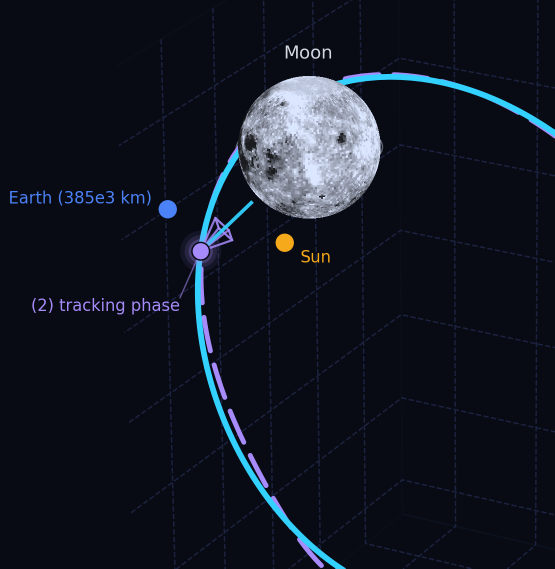
#> input picture reports/motivation_visual.png, 1109 x 1137 px (shown at 1/2 size)
$ python 09b_motivation_fov_inset.py
#> lines starting #> are read from the running program, lines starting #| are printed output that depends on the picture
### scripts/_common.py
from __future__ import annotations

import argparse
import csv
import os
import sys
from collections.abc import Sequence
from pathlib import Path

SCRIPT_DIR = Path(__file__).resolve().parent
REPO_ROOT = SCRIPT_DIR.parent
SRC_DIR = REPO_ROOT / "src"
DEFAULT_JPL_CACHE_DIR = REPO_ROOT / "data" / "cache" / "jpl_periodic_orbits"
DEFAULT_RUNTIME_CACHE_DIR = Path("/tmp/cislunar_optical_nav_cache")
DEFAULT_MPL_CACHE_DIR = Path("/tmp/cislunar_optical_nav_mpl_cache")


def ensure_runtime_cache_dirs() -> None:
    DEFAULT_RUNTIME_CACHE_DIR.mkdir(parents=True, exist_ok=True)
    DEFAULT_MPL_CACHE_DIR.mkdir(parents=True, exist_ok=True)
    os.environ.setdefault("XDG_CACHE_HOME", str(DEFAULT_RUNTIME_CACHE_DIR))
    os.environ.setdefault("MPLCONFIGDIR", str(DEFAULT_MPL_CACHE_DIR))


def ensure_src_on_path() -> None:
    ensure_runtime_cache_dirs()
    src = str(SRC_DIR)
    if src not in sys.path:
        sys.path.insert(0, src)


def repo_path(path: str | Path) -> Path:
    path = Path(path).expanduser()
    if path.is_absolute():
        return path
    return REPO_ROOT / path


# [13 lines left out: function add_periodic_orbit_query_args, not called in this run]


def selected_libration_points(args: argparse.Namespace, default: Sequence[int] = (2,)) -> list[int]:
    return list(args.libr) if args.libr is not None else list(default)


def selected_branches(args: argparse.Namespace, default: Sequence[str]) -> list[str]:
    return list(args.branch) if args.branch is not None else list(default)


def kernel_paths(kernel_args: Sequence[str | Path]) -> list[Path]:
    return [repo_path(kernel) for kernel in kernel_args]


# [9 lines left out: function write_state_history_csv, not called in this run]

### src/visualization/style.py
from __future__ import annotations

import os
from pathlib import Path

import numpy as np


BG = "#080B14"
PANEL = "#0E1220"
BORDER = "#1C2340"
TEXT = "#DCE0EC"
DIM = "#5A6080"
CYAN = "#22D3EE"
AMBER = "#F59E0B"
GREEN = "#10B981"
RED = "#F43F5E"
VIOLET = "#8B5CF6"
ORANGE = "#FB923C"
MOON = "#C8CDD8"
EARTH = "#3B82F6"


_DEFAULT_MPL_CACHE = Path.home() / ".cache" / "cislunar_optical_nav" / "mpl"
_DEFAULT_XDG_CACHE = Path.home() / ".cache" / "cislunar_optical_nav"


def ensure_batch_matplotlib_backend(
    *,
    cache_dir: str | Path | None = None,
    xdg_cache_dir: str | Path | None = None,
) -> None:
    # Prefer ~/.cache over /tmp so the font cache survives reboots.
    cache_path = Path(cache_dir) if cache_dir is not None else _DEFAULT_MPL_CACHE
    cache_path.mkdir(parents=True, exist_ok=True)
    os.environ.setdefault("MPLCONFIGDIR", str(cache_path))

    xdg_path = Path(xdg_cache_dir) if xdg_cache_dir is not None else _DEFAULT_XDG_CACHE
    xdg_path.mkdir(parents=True, exist_ok=True)
    os.environ.setdefault("XDG_CACHE_HOME", str(xdg_path))

    import matplotlib

    matplotlib.use("Agg", force=True)


ensure_batch_matplotlib_backend()

import matplotlib.pyplot as plt  # noqa: E402


def apply_dark_theme() -> None:
    plt.rcParams.update(
        {
            "figure.facecolor": BG,
            "axes.facecolor": PANEL,
            "axes.edgecolor": BORDER,
            "axes.labelcolor": TEXT,
            "axes.titlecolor": TEXT,
            "text.color": TEXT,
            "xtick.color": TEXT,
            "ytick.color": TEXT,
            "grid.color": BORDER,
            "grid.alpha": 1.0,
            "grid.linestyle": "--",
            "lines.linewidth": 2.0,
            "legend.facecolor": PANEL,
            "legend.edgecolor": BORDER,
            "legend.labelcolor": TEXT,
            "savefig.facecolor": BG,
            "savefig.edgecolor": BG,
            "font.size": 11,
        }
    )


# [126 lines left out: functions style_axis, plot_xy, plot_xy_band, plot_xy_with_err, not called in this run]

### scripts/09b_motivation_fov_inset.py
"""Motivation-slide composite: hero crop + simulated onboard-camera view inset.

Loads reports/motivation_visual.png and renders, on a wider canvas, a second
panel that illustrates what the onboard camera sees at the tracking-phase
waypoint: Moon disk at its real angular size for a ~20 deg FOV, a few stars,
Earth as a small off-axis beacon, and a center reticle. Thin connector lines
tie the panel to the frustum apex in the base image.

Intended strictly as an illustrative / motivation figure, not a real render
from the camera pose.
"""

from __future__ import annotations

import argparse
from pathlib import Path

from _common import ensure_src_on_path, repo_path

ensure_src_on_path()


BG = "#080B14"
PANEL_BG = "#02030A"
VIOLET = "#A78BFA"
CYAN = "#33D1FF"
EARTH = "#4B82F8"
TEXT = "#E8EEF9"
DIM = "#A9B4C8"

MOON_RADIUS_KM = 1737.4


def parse_args() -> argparse.Namespace:
    p = argparse.ArgumentParser(description=__doc__)
    p.add_argument("--hero", type=Path, default=Path("reports/motivation_visual.png"))
    p.add_argument("--moon-texture", type=Path, default=Path("results/seeds/moon_texture.jpg"))
    p.add_argument("--out", type=Path, default=Path("reports/motivation_visual_fov.png"))
    p.add_argument("--range-km", type=float, default=15000.0,
                   help="Assumed Moon-relative range at tracking-phase waypoint.")
    p.add_argument("--fov-deg", type=float, default=20.0,
                   help="Assumed camera field of view (full angle) in degrees.")
    p.add_argument("--apex-x", type=int, default=410,
                   help="Pixel x of the frustum apex in the hero crop.")
    p.add_argument("--apex-y", type=int, default=510,
                   help="Pixel y of the frustum apex in the hero crop.")
    p.add_argument("--dpi", type=int, default=220)
    return p.parse_args()


def main() -> int:
    import numpy as np
    from PIL import Image
    from matplotlib.patches import Rectangle

    from visualization.style import apply_dark_theme, plt

    apply_dark_theme()

    args = parse_args()

    hero_path = repo_path(args.hero)
    if not hero_path.exists():
        raise SystemExit(f"hero image not found: {hero_path}")

    hero = np.asarray(Image.open(hero_path).convert("RGB"))
    hh, hw = hero.shape[:2]
#> hh = 1137; hw = 1109

    # Canvas: hero on left, camera panel on right with a gutter.
    gutter = int(hw * 0.05)
#> gutter = 55
    panel_w = int(hw * 0.58)
#> panel_w = 643
    panel_h = int(hh * 0.58)
#> panel_h = 659
    panel_x0 = hw + gutter
#> panel_x0 = 1164
    panel_y0 = int(hh * 0.18)
#> panel_y0 = 204
    panel_x1 = panel_x0 + panel_w
#> panel_x1 = 1807
    panel_y1 = panel_y0 + panel_h
#> panel_y1 = 863
    total_w = panel_x1 + gutter
#> total_w = 1862
    total_h = hh
#> total_h = 1137

    fig = plt.figure(figsize=(total_w / args.dpi, total_h / args.dpi), dpi=args.dpi)
    fig.patch.set_facecolor(BG)
    ax = fig.add_axes([0.0, 0.0, 1.0, 1.0])
    ax.set_facecolor(BG)
    ax.set_xlim(0, total_w)
    ax.set_ylim(total_h, 0)
    ax.set_aspect("equal")
    ax.axis("off")

    # Hero image on the left.
    ax.imshow(hero, extent=(0, hw, hh, 0), zorder=1, interpolation="bilinear")

    # Connector lines from frustum apex out to the camera panel edge.
    apex_x = int(args.apex_x)
    apex_y = int(args.apex_y)
    for corner_y in (panel_y0, panel_y1):
        ax.plot(
            [apex_x, panel_x0], [apex_y, corner_y],
            color=VIOLET, lw=1.1, alpha=0.55, zorder=2,
            solid_capstyle="round",
        )
    # Tiny dot on the apex to anchor the lines visually.
    ax.scatter([apex_x], [apex_y], s=18, color=VIOLET, linewidths=0, zorder=3)

    # Camera panel background.
    ax.add_patch(Rectangle(
        (panel_x0, panel_y0), panel_w, panel_h,
        facecolor=PANEL_BG, edgecolor=VIOLET, linewidth=1.6, zorder=3,
    ))

    # --- Camera-view content, expressed in panel-normalized [-1, 1] x [-1, 1] ---
    def to_panel(xn: float, yn: float) -> tuple[float, float]:
        px = panel_x0 + (xn + 1.0) * 0.5 * panel_w
        # yn=+1 at top of panel, yn=-1 at bottom; image y grows downward.
        py = panel_y0 + (1.0 - (yn + 1.0) * 0.5) * panel_h
        return px, py

    # Stars.
    rng = np.random.default_rng(11)
    n_stars = 110
    sx = rng.uniform(-1.0, 1.0, n_stars)
    sy = rng.uniform(-1.0, 1.0, n_stars)
    star_sizes = rng.uniform(1.5, 9.0, n_stars) * (panel_w / 520.0)
    star_alpha = rng.uniform(0.35, 0.95, n_stars)
    spx, spy = to_panel(sx, sy)
    ax.scatter(spx, spy, s=star_sizes, c="white", alpha=star_alpha, linewidths=0, zorder=4)

    # Moon: angular size from range.
    moon_half_angle_deg = float(np.degrees(np.arctan(MOON_RADIUS_KM / float(args.range_km))))
    moon_radius_norm = (moon_half_angle_deg * 2.0) / float(args.fov_deg)
    moon_radius_norm = float(np.clip(moon_radius_norm, 0.05, 0.95))

    # Slight off-center bias so the disk isn't perfectly centered — feels less canned.
    moon_center_norm = (0.08, -0.04)
    moon_cx, moon_cy = to_panel(*moon_center_norm)
#> moon_cx = 1511.2; moon_cy = 546.7
    moon_radius_px = moon_radius_norm * 0.5 * panel_w
#> moon_radius_px = 212.4

    tex_path = repo_path(args.moon_texture)
    if tex_path.exists():
        tex = np.asarray(Image.open(tex_path).convert("L"), dtype=float) / 255.0
        size = 400
        yy, xx = np.mgrid[:size, :size]
        dx = (xx - size / 2.0) / (size / 2.0)
        dy = (yy - size / 2.0) / (size / 2.0)
        r = np.sqrt(dx * dx + dy * dy)
        mask_disk = r <= 1.0
        # Map the texture onto the disk using a simple planar sampling (good enough
        # for an illustration) and add limb darkening so it reads as a sphere.
        u = np.clip(0.5 + 0.5 * dx, 0.0, 1.0)
        v = np.clip(0.5 + 0.5 * dy, 0.0, 1.0)
        ti = (v * (tex.shape[0] - 1)).astype(int)
        tj = (u * (tex.shape[1] - 1)).astype(int)
        shade = tex[ti, tj]
        # Stretch contrast.
        lo, hi = float(np.percentile(shade[mask_disk], 5)), float(np.percentile(shade[mask_disk], 95))
        shade = np.clip((shade - lo) / max(hi - lo, 1e-6), 0.0, 1.0)
        limb = np.clip(1.0 - r, 0.0, 1.0) ** 0.35
        # Simple side illumination so it looks 3D (light from upper left).
        light_dir = np.array([-0.55, -0.55])
        light = np.clip(dx * light_dir[0] + dy * light_dir[1] + 0.85, 0.15, 1.2)
        base = shade * limb * light
        base = np.clip(base, 0.0, 1.0)
        rgba = np.zeros(base.shape + (4,), dtype=float)
        rgba[..., 0] = base * 0.88
        rgba[..., 1] = base * 0.92
        rgba[..., 2] = base * 1.00
        rgba[..., 3] = mask_disk.astype(float)
        extent = (
            moon_cx - moon_radius_px, moon_cx + moon_radius_px,
            moon_cy + moon_radius_px, moon_cy - moon_radius_px,
        )
        ax.imshow(rgba, extent=extent, zorder=5, interpolation="bilinear")
    else:
        from matplotlib.patches import Circle
        ax.add_patch(Circle((moon_cx, moon_cy), moon_radius_px,
                            facecolor="#B4B8C4", edgecolor="none", zorder=5))

    # Soft Moon glow.
    from matplotlib.patches import Circle
    for ring_r, ring_a in ((1.06, 0.18), (1.12, 0.10), (1.22, 0.05)):
        ax.add_patch(Circle(
            (moon_cx, moon_cy), moon_radius_px * ring_r,
            facecolor="none", edgecolor="#9FB3D1", lw=1.2, alpha=ring_a, zorder=4,
        ))

    # Reticle at center of frame (boresight).
    cx_r, cy_r = to_panel(0.0, 0.0)
#> cx_r = 1485.5
    reticle_outer = 0.07 * panel_w
    reticle_gap = 0.018 * panel_w
    for dx, dy in ((1, 0), (-1, 0), (0, 1), (0, -1)):
        ax.plot(
            [cx_r + dx * reticle_gap, cx_r + dx * reticle_outer],
            [cy_r + dy * reticle_gap, cy_r + dy * reticle_outer],
            color=VIOLET, lw=1.2, alpha=0.85, zorder=7,
        )
    ax.add_patch(Circle((cx_r, cy_r), 0.005 * panel_w, facecolor=VIOLET, edgecolor="none", zorder=7))

    # Earth as a small off-axis beacon.
    ex, ey = to_panel(-0.74, 0.68)
    for halo_s, halo_a in ((220, 0.10), (120, 0.18)):
        ax.scatter([ex], [ey], s=halo_s, color=EARTH, alpha=halo_a, linewidths=0, zorder=6)
    ax.scatter([ex], [ey], s=55, color=EARTH, edgecolors="white", linewidths=0.6, zorder=7)
    ax.text(ex + 0.025 * panel_w, ey - 0.005 * panel_h, "Earth",
            color=EARTH, fontsize=10, ha="left", va="center", zorder=8)

    # Panel header label, above the frame.
    ax.text(
        (panel_x0 + panel_x1) / 2.0, panel_y0 - 0.035 * panel_h,
        f"onboard camera view  ·  ~{int(round(args.fov_deg))}\u00b0 FOV",
        color=VIOLET, fontsize=13, ha="center", va="bottom", zorder=8,
    )
    # Subtext below, inside the panel.
    ax.text(
        panel_x0 + 0.04 * panel_w, panel_y0 + 0.055 * panel_h,
        f"range to Moon \u2248 {int(round(args.range_km / 1000.0))} 000 km",
        color=DIM, fontsize=9, ha="left", va="top", zorder=8,
    )
    ax.text(
        panel_x1 - 0.04 * panel_w, panel_y1 - 0.05 * panel_h,
        "bearings \u2192 EKF update",
        color=CYAN, fontsize=9, ha="right", va="bottom", zorder=8,
        alpha=0.9,
    )

    out_path = repo_path(args.out)
    out_path.parent.mkdir(parents=True, exist_ok=True)
    fig.savefig(out_path, dpi=args.dpi, facecolor=BG, bbox_inches="tight", pad_inches=0.15)
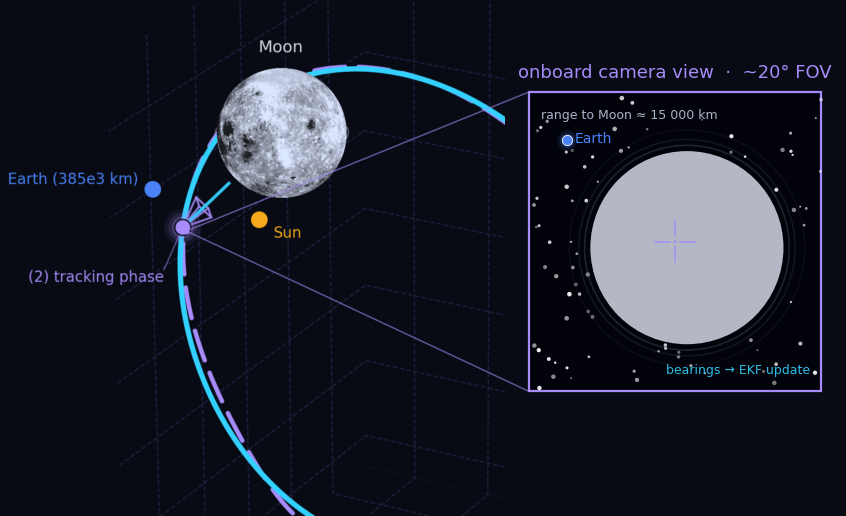
#> figure drawn by matplotlib, 1 panel
    plt.close(fig)
    print(f"wrote_plot {out_path}")
    return 0


if __name__ == "__main__":
    raise SystemExit(main())
#> (the program exits here)

$ run again, with reports/bearing_concept_visual.png copied over reports/motivation_visual.png
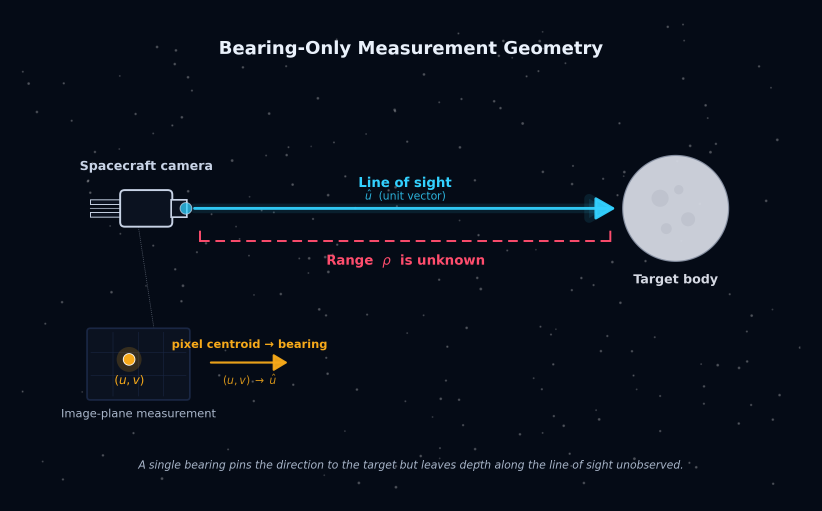
#> input picture reports/bearing_concept_visual.png, 2465 x 1531 px (shown at 1/3 size)
#> in main, `fig.savefig(out_path, dpi=args.dpi, facecolor=BG, bbox_inches="tight",..`:
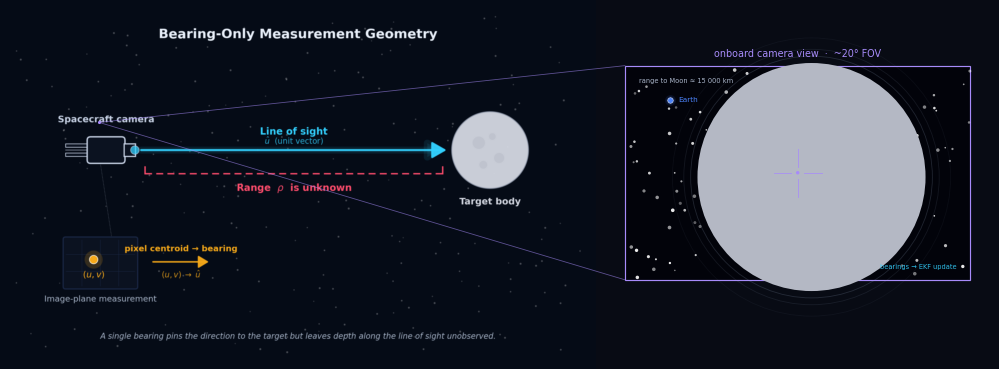
#> figure drawn by matplotlib, 1 panel

$ run again, with reports/hero_visual.png copied over reports/motivation_visual.png
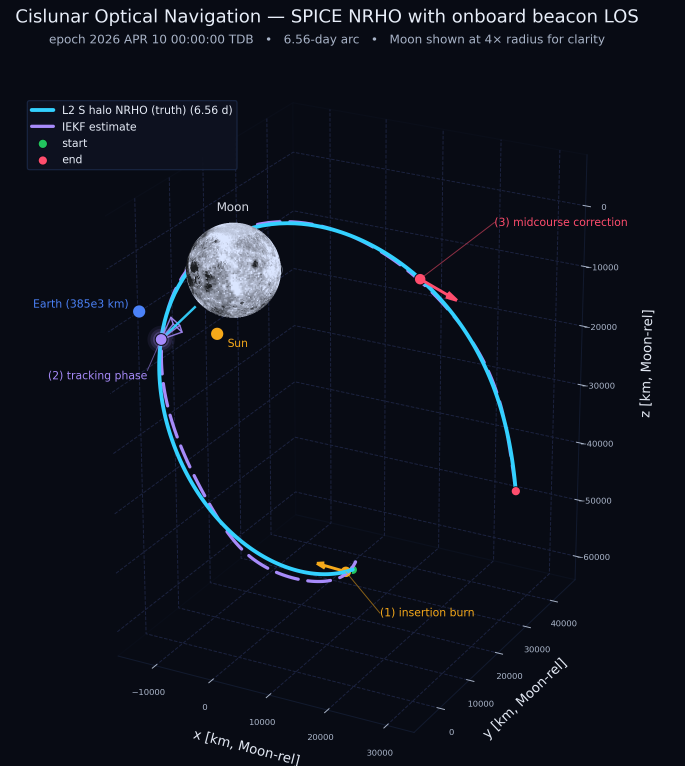
#> input picture reports/hero_visual.png, 2054 x 2297 px (shown at 1/3 size)
#> in main, `fig.savefig(out_path, dpi=args.dpi, facecolor=BG, bbox_inches="tight",..`:
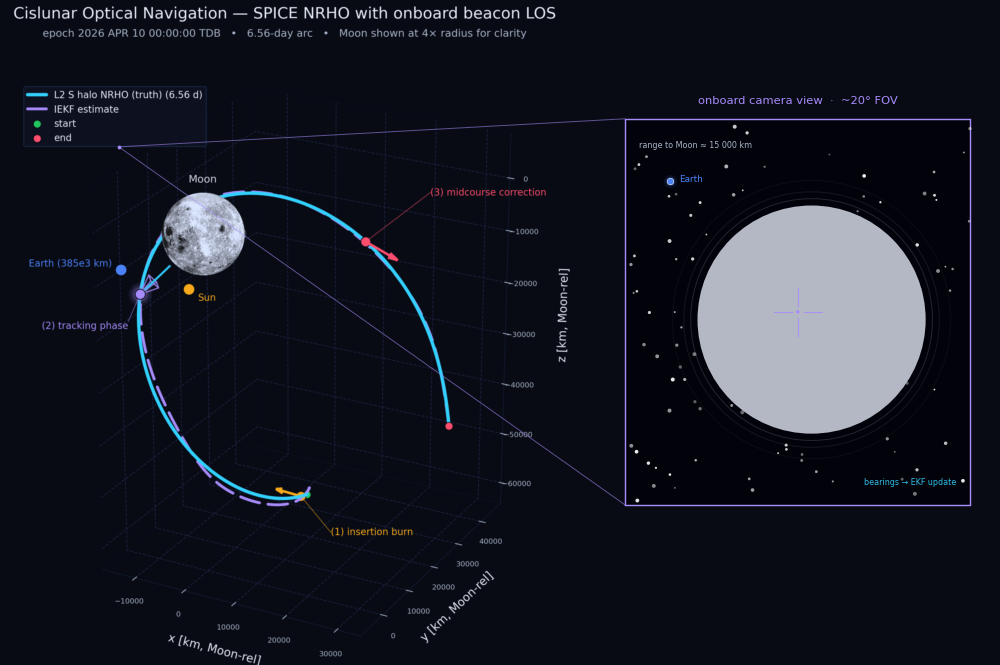
#> figure drawn by matplotlib, 1 panel

$ run again, with reports/phase01_slide_visual.png copied over reports/motivation_visual.png
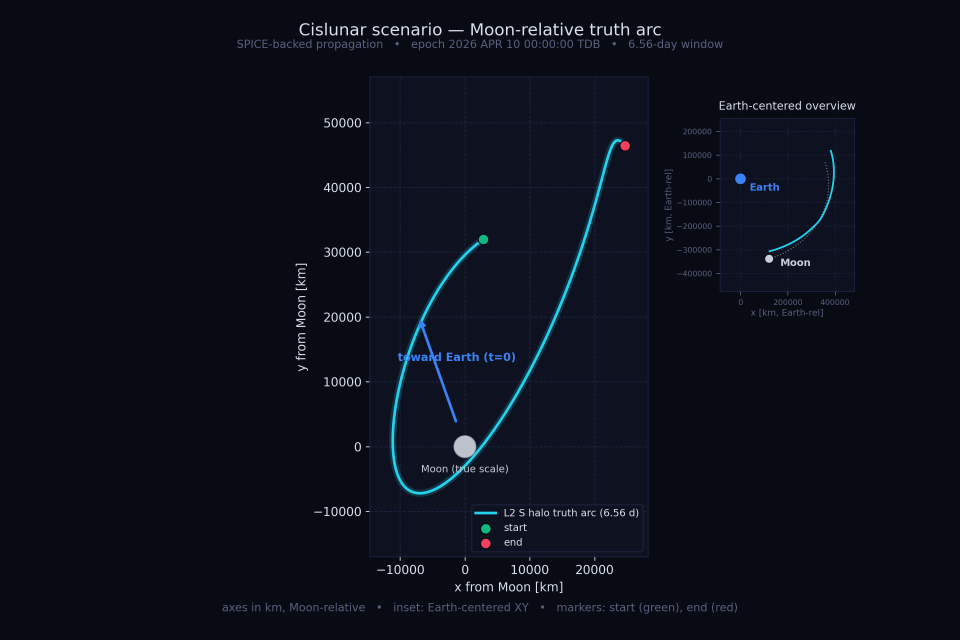
#> input picture reports/phase01_slide_visual.png, 2880 x 1920 px (shown at 1/3 size)
#> in main, `fig.savefig(out_path, dpi=args.dpi, facecolor=BG, bbox_inches="tight",..`:
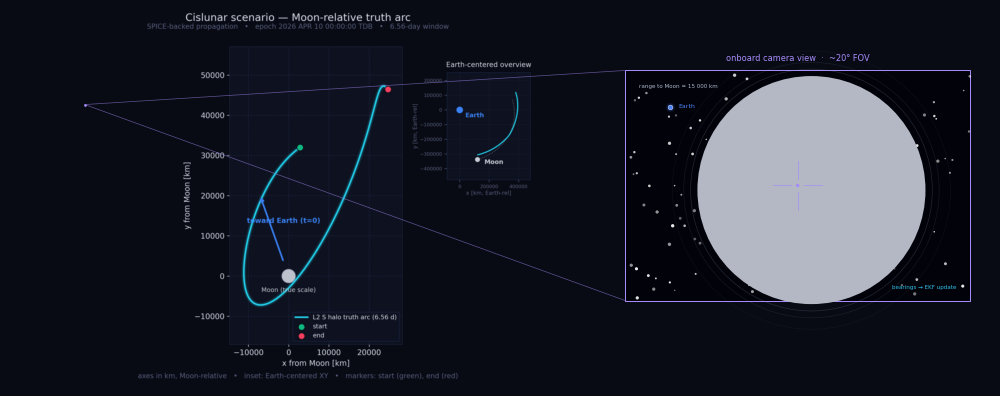
#> figure drawn by matplotlib, 1 panel
